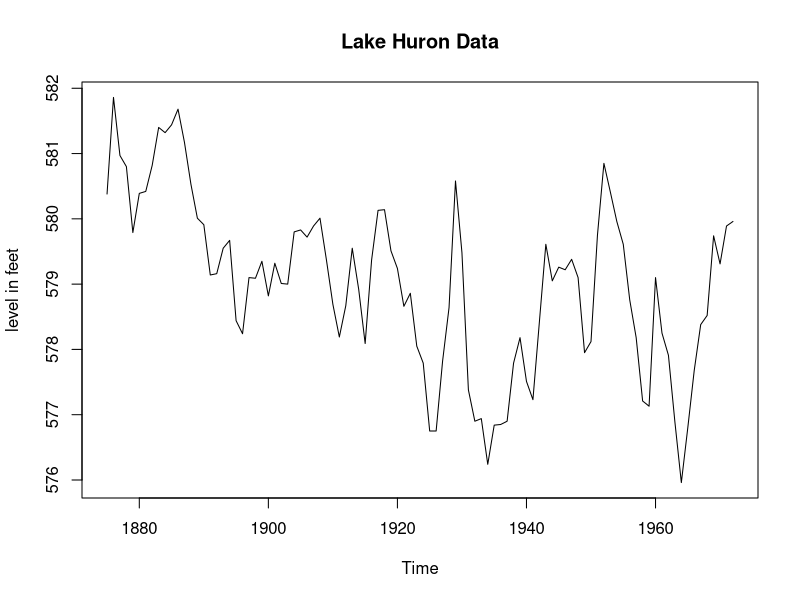
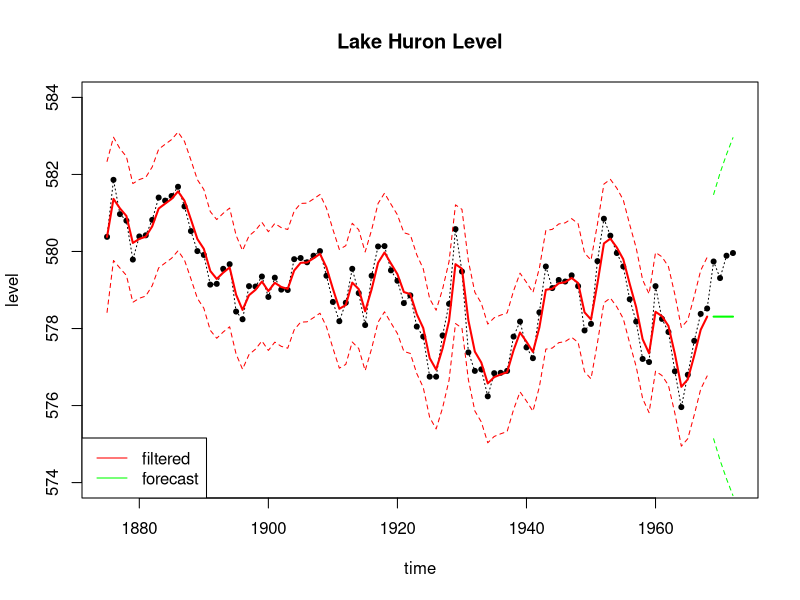
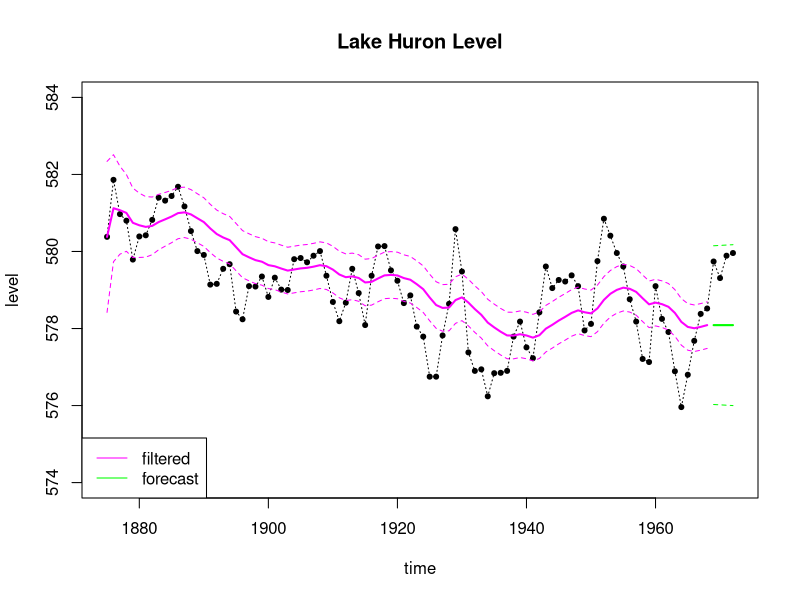
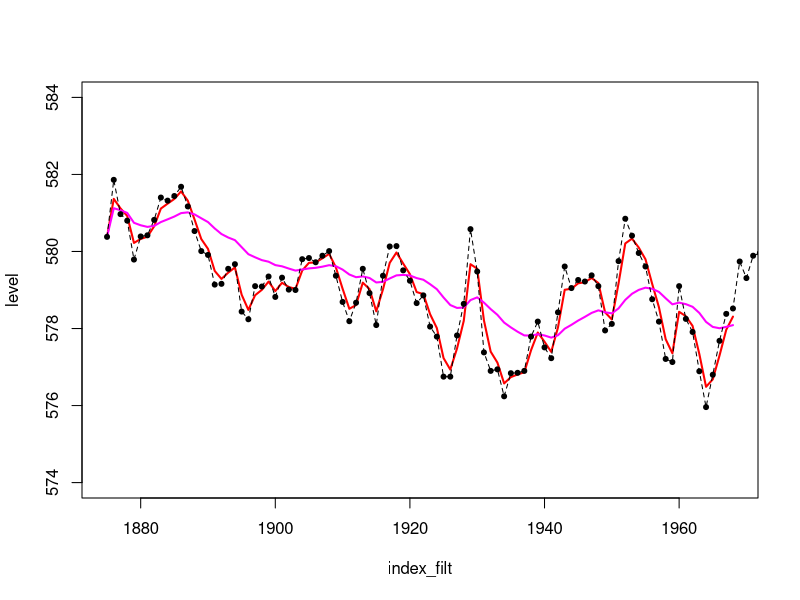

Source code (R) for these figures, in order:
#################################################
##### Univariate DLM: Known, constant variances
#################################################
set_up_dlm_matrices <- function(FF, GG, VV, WW){
  return(list(FF=FF, GG=GG, VV=VV, WW=WW))
}

set_up_initial_states <- function(m0, C0){
  return(list(m0=m0, C0=C0))
}

### forward update equations ###
forward_filter <- function(data, matrices, initial_states){
  ## retrieve dataset
  yt <- data$yt
  T <- length(yt)
  
  ## retrieve a set of quadruples 
  # FF, GG, VV, WW are scalar
  FF <- matrices$FF  
  GG <- matrices$GG
  VV <- matrices$VV
  WW <- matrices$WW
  
  ## retrieve initial states
  m0 <- initial_states$m0
  C0 <- initial_states$C0
  
  ## create placeholder for results
  d <- dim(GG)[1]
  at <- matrix(NA, nrow=T, ncol=d)
  Rt <- array(NA, dim=c(d, d, T))
  ft <- numeric(T)
  Qt <- numeric(T)
  mt <- matrix(NA, nrow=T, ncol=d)
  Ct <- array(NA, dim=c(d, d, T))
  et <- numeric(T)
  
  for(i in 1:T){
    # moments of priors at t
    if(i == 1){
      at[i, ] <- GG %*% t(m0)
      Rt[, , i] <- GG %*% C0 %*% t(GG) + WW
      Rt[, , i] <- 0.5*Rt[, , i]+0.5*t(Rt[, , i])
    }else{
      at[i, ] <- GG %*% t(mt[i-1, , drop=FALSE])
      Rt[, , i] <- GG %*% Ct[, , i-1] %*% t(GG) + WW
      Rt[, , i] <- 0.5*Rt[, , i]+0.5*t(Rt[, , i])
    }
    
    # moments of one-step forecast:
    ft[i] <- t(FF) %*% (at[i, ]) 
    Qt[i] <- t(FF) %*% Rt[, , i] %*% FF + VV
    
    # moments of posterior at t:
    At <- Rt[, , i] %*% FF / Qt[i]
    et[i] <- yt[i] - ft[i]
    mt[i, ] <- at[i, ] + t(At) * et[i]
    Ct[, , i] <- Rt[, , i] - Qt[i] * At %*% t(At)
    Ct[, , i] <- 0.5*Ct[, , i]+ 0.5*t(Ct[, , i])
  }
  cat("Forward filtering is completed!") # indicator of completion
  return(list(mt = mt, Ct = Ct, at = at, Rt = 
                Rt, ft = ft, Qt = Qt))
}

forecast_function <- function(posterior_states, k, matrices){
  
  ## retrieve matrices
  FF <- matrices$FF
  GG <- matrices$GG
  WW <- matrices$WW
  VV <- matrices$VV
  mt <- posterior_states$mt
  Ct <- posterior_states$Ct
  
  ## set up matrices
  T <- dim(mt)[1] # time points
  d <- dim(mt)[2] # dimension of state-space parameter vector
  
  ## placeholder for results
  at <- matrix(NA, nrow = k, ncol = d)
  Rt <- array(NA, dim=c(d, d, k))
  ft <- numeric(k)
  Qt <- numeric(k)
  
  
  for(i in 1:k){
    ## moments of state distribution
    if(i == 1){
      at[i, ] <- GG %*% t(mt[T, , drop=FALSE])
      Rt[, , i] <- GG %*% Ct[, , T] %*% t(GG) + WW
      Rt[, , i] <- 0.5*Rt[, , i]+0.5*t(Rt[, , i])
    }else{
      at[i, ] <- GG %*% t(at[i-1, , drop=FALSE])
      Rt[, , i] <- GG %*% Rt[, , i-1] %*% t(GG) + WW
      Rt[, , i] <- 0.5*Rt[, , i]+0.5*t(Rt[, , i])
    }
    
    ## moments of forecast distribution
    ft[i] <- t(FF) %*% t(at[i, , drop=FALSE])
    Qt[i] <- t(FF) %*% Rt[, , i] %*% FF + VV
  }
  cat("Forecasting is completed!") # indicator of completion
  return(list(at=at, Rt=Rt, ft=ft, Qt=Qt))
}

## obtain 95% credible interval
get_credible_interval <- function(mu, sigma2, 
                                  quantile = c(0.025, 0.975)){
  z_quantile <- qnorm(quantile)
  bound <- matrix(0, nrow=length(mu), ncol=2)
  bound[, 1] <- mu + 
    z_quantile[1]*sqrt(as.numeric(sigma2)) # lower bound
  bound[, 2] <- mu + 
    z_quantile[2]*sqrt(as.numeric(sigma2)) # upper bound
  return(bound)
}

####################### Example: Lake Huron Data ######################
plot(LakeHuron,main="Lake Huron Data",
     ylab="level in feet") # Total of 98 observations 
k=4
T=length(LakeHuron)-k # We take the first 94 observations 
# only as our data
ts_data=LakeHuron[1:T]
ts_validation_data <- LakeHuron[(T+1):98]

data <- list(yt = ts_data)

# First order polynomial model 

## set up the DLM matrices 
FF <- as.matrix(1)
GG <- as.matrix(1)
VV <- as.matrix(1)
WW <- as.matrix(1)
m0 <- as.matrix(570)
C0 <- as.matrix(1e4)

## wrap up all matrices and initial values
matrices <- set_up_dlm_matrices(FF, GG, VV, WW)
initial_states <- set_up_initial_states(m0, C0)

## filtering
results_filtered <- forward_filter(data, matrices, 
                                   initial_states)
names(results_filtered)

ci_filtered <- get_credible_interval(results_filtered$mt, 
                                     results_filtered$Ct)

## forecasting 
results_forecast <- forecast_function(results_filtered,k, 
                                      matrices)
ci_forecast <- get_credible_interval(results_forecast$ft, 
                                     results_forecast$Qt)

index=seq(1875, 1972, length.out = length(LakeHuron))
index_filt=index[1:T]
index_forecast=index[(T+1):98]

plot(index, LakeHuron, ylab = "level", 
     main = "Lake Huron Level",type='l',
     xlab="time",lty=3,ylim=c(574,584))
points(index,LakeHuron,pch=20)

lines(index_filt, results_filtered$mt, type='l',
      col='red',lwd=2)
lines(index_filt, ci_filtered[, 1], type='l', 
      col='red', lty=2)
lines(index_filt, ci_filtered[, 2], type='l', col='red', lty=2)


lines(index_forecast, results_forecast$ft, type='l',
      col='green',lwd=2)
lines(index_forecast, ci_forecast[, 1], type='l',
      col='green', lty=2)
lines(index_forecast, ci_forecast[, 2], type='l',
      col='green', lty=2)

legend('bottomleft', legend=c("filtered","forecast"),
       col = c("red", "green"), lty=c(1, 1))

#Now consider a 100 times smaller signal to noise ratio 
VV <- as.matrix(1)
WW <- as.matrix(0.01)
matrices_2 <- set_up_dlm_matrices(FF,GG, VV, WW)

## filtering
results_filtered_2 <- forward_filter(data, matrices_2, 
                                     initial_states)
ci_filtered_2 <- get_credible_interval(results_filtered_2$mt, 
                                       results_filtered_2$Ct)

results_forecast_2 <- forecast_function(results_filtered_2, 
                                        length(ts_validation_data), 
                                        matrices_2)
ci_forecast_2 <- get_credible_interval(results_forecast_2$ft, 
                                       results_forecast_2$Qt)


plot(index, LakeHuron, ylab = "level", 
     main = "Lake Huron Level",type='l',
     xlab="time",lty=3,ylim=c(574,584))
points(index,LakeHuron,pch=20)

lines(index_filt, results_filtered_2$mt, type='l', 
      col='magenta',lwd=2)
lines(index_filt, ci_filtered_2[, 1], type='l', 
      col='magenta', lty=2)
lines(index_filt, ci_filtered_2[, 2], type='l', 
      col='magenta', lty=2)

lines(index_forecast, results_forecast_2$ft, type='l', 
      col='green',lwd=2)
lines(index_forecast, ci_forecast_2[, 1], type='l', 
      col='green', lty=2)
lines(index_forecast, ci_forecast_2[, 2], type='l', 
      col='green', lty=2)

legend('bottomleft', legend=c("filtered","forecast"),
       col = c("magenta", "green"), lty=c(1, 1))

plot(index_filt,results_filtered$mt,type='l',col='red',lwd=2,
     ylim=c(574,584),ylab="level")
lines(index_filt,results_filtered_2$mt,col='magenta',lwd=2)
points(index,LakeHuron,pch=20)
lines(index,LakeHuron,lty=2)

